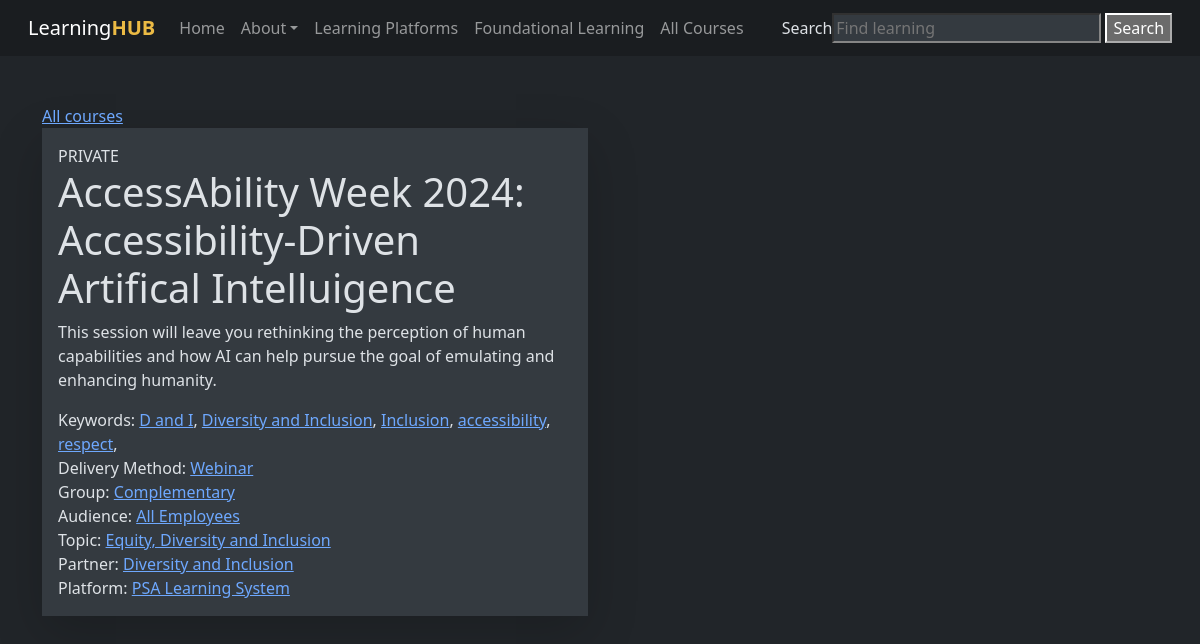
/course.php?cid=2, run on an earlier commit of the app's database.
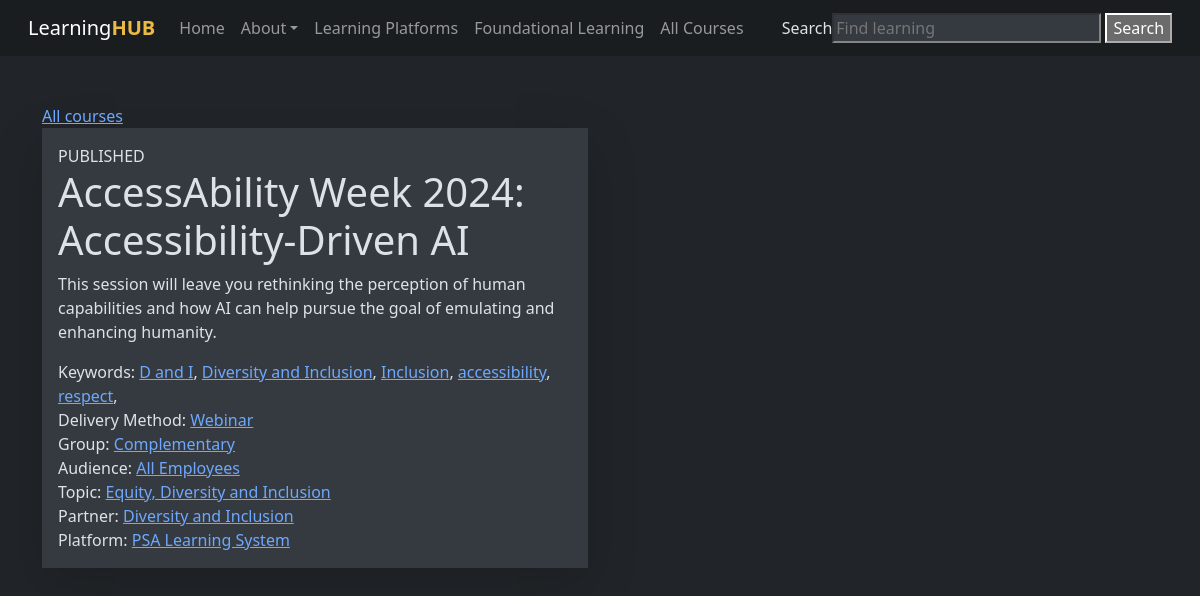
And on a later commit of the database.
### tables this page shows
CREATE TABLE "courses" (
    "id" INTEGER PRIMARY KEY AUTOINCREMENT NOT NULL,
    "status" VARCHAR NOT NULL,
    "sortorder" INTEGER,
    "name" VARCHAR NOT NULL,
    "slug" VARCHAR,
    "description" VARCHAR NOT NULL,
    "created" DATETIME NOT NULL,
    "modified" DATETIME,
    "expiry_date" DATETIME,
    "user_idir" VARCHAR,
    "course_id" INTEGER,
    "weight" INTEGER,
    "url" VARCHAR,
    "keywords" VARCHAR,
    "refresh_cycle" TEXT,
    "partner_id" INTEGER,
    "platform_id" INTEGER,
    "dmethod_id" INTEGER,
    "group_id" INTEGER,
    "audience_id" INTEGER,
    "topic_id" INTEGER,
    FOREIGN KEY(partner_id) REFERENCES learning_partners(id),
    FOREIGN KEY(platform_id) REFERENCES learning_platforms(id),
    FOREIGN KEY(dmethod_id) REFERENCES delivery_methods(id),
    FOREIGN KEY(group_id) REFERENCES groups(id),
    FOREIGN KEY(audience_id) REFERENCES audiences(id),
    FOREIGN KEY(topic_id) REFERENCES topics(id)
);

CREATE TABLE "delivery_methods" (
    "id" INTEGER PRIMARY KEY AUTOINCREMENT NOT NULL,
    "created" DATETIME,
    "modified" DATETIME,
    "sortorder" INTEGER,
    "name" VARCHAR,
    "slug" VARCHAR,
    "description" VARCHAR,
    "icon" VARCHAR,
    "color" VARCHAR
);

CREATE TABLE "groups" (
    "id" INTEGER PRIMARY KEY AUTOINCREMENT NOT NULL,
    "created" DATETIME,
    "modified" DATETIME,
    "sortorder" INTEGER,
    "name" VARCHAR,
    "slug" VARCHAR,
    "description" VARCHAR,
    "icon" VARCHAR,
    "color" VARCHAR
);

CREATE TABLE "audiences" (
    "id" INTEGER PRIMARY KEY AUTOINCREMENT NOT NULL,
    "created" DATETIME,
    "modified" DATETIME,
    "sortorder" INTEGER,
    "name" VARCHAR,
    "slug" VARCHAR,
    "description" VARCHAR,
    "icon" VARCHAR,
    "color" VARCHAR
);

CREATE TABLE "topics" (
    "id" INTEGER PRIMARY KEY AUTOINCREMENT NOT NULL,
    "created" DATETIME,
    "modified" DATETIME,
    "sortorder" INTEGER,
    "name" VARCHAR,
    "slug" VARCHAR,
    "description" VARCHAR,
    "icon" VARCHAR,
    "color" VARCHAR
);

CREATE TABLE "learning_partners" (
    "id" INTEGER PRIMARY KEY AUTOINCREMENT NOT NULL,
    "created" DATETIME,
    "modified" DATETIME,
    "sortorder" INTEGER,
    "name" VARCHAR,
    "slug" VARCHAR,
    "description" VARCHAR,
    "icon" VARCHAR,
    "logo" VARCHAR,
    "color" VARCHAR,
    "url" VARCHAR,
    "admin_name" VARCHAR,
    "admin_email" VARCHAR
);

CREATE TABLE "learning_platforms" (
    "id" INTEGER PRIMARY KEY AUTOINCREMENT NOT NULL,
    "created" DATETIME,
    "modified" DATETIME,
    "sortorder" INTEGER,
    "name" VARCHAR,
    "slug" VARCHAR,
    "description" VARCHAR,
    "logo" VARCHAR,
    "icon" VARCHAR,
    "color" VARCHAR,
    "url" VARCHAR
);

### course.php (the view)
<?php
$db = new SQLite3('courses.sqlite', SQLITE3_OPEN_CREATE | SQLITE3_OPEN_READWRITE);
$db->enableExceptions(true);
?>
<?php require('template/header.php') ?>
<?php require('template/nav.php') ?>
<div class="container">
<div class="row">
<div class="col-md-6">
<div><a href="courses.php">All courses</a></div>
<?php
$cid = $_GET['cid'] ?? 0;
$sql = 'SELECT
            c.id AS cid,
            c.name AS cname,
            c.status AS cstatus,
            c.description AS cdesc,
            c.keywords AS ckeys,
            dm.id AS dmid,
            dm.name AS dmname,
            g.name AS groupname,
            g.id AS groupid,
            a.name AS audiencename,
            a.id AS audienceid,
            top.name AS topicname,
            top.id AS topicid,
            pa.name AS partnername,
            pa.id AS partnerid,
            plat.name AS platformname,
            plat.id AS platformid
        FROM
            courses c
        JOIN delivery_methods dm ON dm.id = c.dmethod_id
        JOIN groups g ON g.id = c.group_id
        JOIN audiences a ON a.id = c.audience_id
        JOIN topics top ON top.id = c.topic_id
        JOIN learning_partners pa ON pa.id = c.partner_id
        JOIN learning_platforms plat ON plat.id = c.platform_id
        WHERE c.id = ' . $cid . ';';
$statement = $db->prepare($sql);
$result = $statement->execute();
?>
<?php while ($row = $result->fetchArray()): ?>
    <div class="p-3 mb-2 bg-light-subtle shadow-lg">
        <div><?= strtoupper($row['cstatus']) ?></div>
        <h1><?= $row['cname'] ?></h1>
        <div class="mb-3"><?= $row['cdesc'] ?></div>
        <?php if(!empty($row['ckeys'])): ?>
        <?php $keys = explode(',',$row['ckeys']) ?>
        <div>
        Keywords:
        <?php foreach($keys as $k): ?>
        <a href="keyword.php?keyword=<?= $k ?>"><?= $k ?></a>,
        <?php endforeach ?>
        </div>
        <?php endif ?>
        <div>Delivery Method: <a href="filter.php?dmethod=<?= $row['dmid'] ?>"><?= $row['dmname'] ?></a></div>
        <div>Group: <a href="filter.php?group=<?= $row['groupid'] ?>"><?= $row['groupname'] ?></a></div>
        <div>Audience: <a href="filter.php?audience=<?= $row['audienceid'] ?>"><?= $row['audiencename'] ?></a></div>
        <div>Topic: <a href="filter.php?topic=<?= $row['topicid'] ?>"><?= $row['topicname'] ?></a></div>
        <div>Partner: <a href="filter.php?partner=<?= $row['partnerid'] ?>"><?= $row['partnername'] ?></a></div>
        <div>Platform: <a href="filter.php?platform=<?= $row['platformid'] ?>"><?= $row['platformname'] ?></a></div>
    </div>
<?php endwhile ?>
</div>
</div>
</div>
</body>
</html>

### template/header.php (shortened to what this page needs)
<!doctype html>
<html data-bs-theme="dark">
<head>
<link href="https://cdn.jsdelivr.net/npm/bootstrap@5.3.3/dist/css/bootstrap.min.css" rel="stylesheet">
</head>
<body>

### template/nav.php (shortened to what this page needs)
<nav class="navbar bg-dark-subtle sticky-top navbar-expand-lg px-3 mb-5" data-bs-theme="dark" role="navigation" aria-label="Primary menu">
<div class="container-fluid">
    <a href="index.php" class="wordmark navbar-brand order-lg-first me-lg-3">
        Learning<span style="color: #ebba44; font-weight: bold;">HUB</span>
    </a>
    <div class="collapse navbar-collapse" id="navbarSupportedContent">
        <ul class="navbar-nav mb-2 mb-lg-0 order-1 order-lg-2">
            <li class="nav-item">
                <a class="nav-link" aria-current="page" href="index.php">Home</a>
            </li>
            <li class="nav-item dropdown">
                <a class="nav-link dropdown-toggle" href="about/" role="button" data-bs-toggle="dropdown" aria-expanded="false">
                                                About</a>
            </li>
            <li class="nav-item">
                <a class="nav-link" href="learning-systems/">
                                                Learning Platforms</a>
            </li>
            <li class="nav-item">
                <a class="nav-link" href="course/">Foundational Learning</a>
            </li>
            <li class="nav-item">
                <a class="nav-link" href="courses.php">All Courses</a>
            </li>
        </ul>
    </div>
    <form method="get" action="/filter.php" class="collapse navbar-collapse mt-1 mt-lg-0" role="search" id="navbarSearch">
        <label for="s" class="sr-only">Search</label>
        <input type="search"
                id="s"
                class="s bg-light-subtle flex-grow-1 flex-shrink-1 me-1"
                name="s"
                placeholder="Find learning"
                required
                value="<?php if(!empty($_GET['s'])) echo htmlspecialchars($_GET['s']) ?>">
        <button type="submit" class="searchsubmit" aria-label="Submit Search">
            Search
        </button>
    </form>
</div>
</nav>

What changed in the data, as far as the page shows it:
changed courses "D and I": status "PRIVATE" → "PUBLISHED"; name "AccessAbility Week 2024: Accessibility-Driven Artifical Intelluigence" → "AccessAbility Week 2024: Accessibility-Driven AI"
